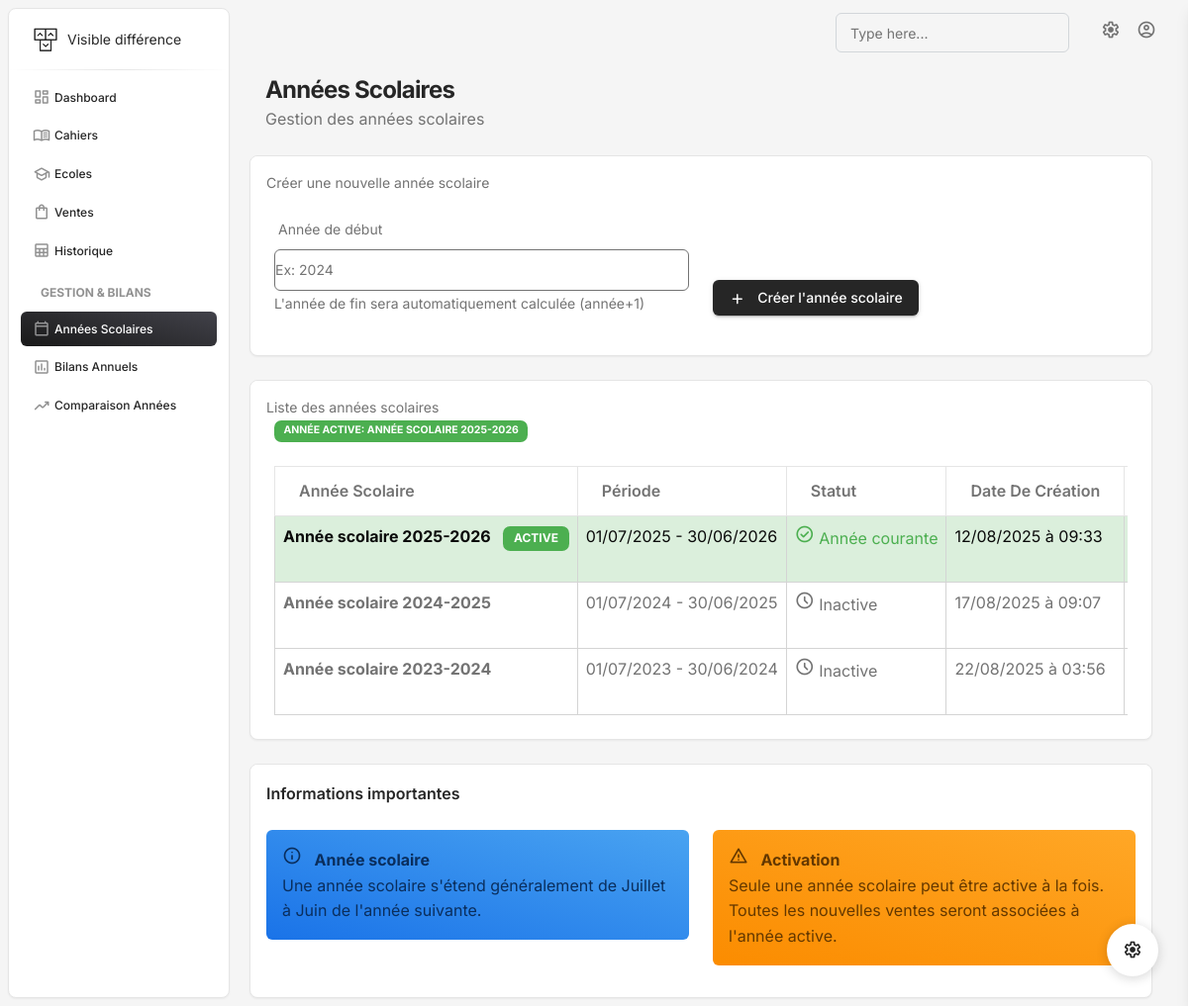
The page /annees-scolaires/ on the database its author committed.
### gestion/models.py (models this page shows, shortened)
class AnneeScolaire(models.Model):
    id = models.UUIDField(primary_key=True, default=uuid.uuid4, editable=False)
    annee_debut = models.IntegerField()
    annee_fin = models.IntegerField()
    date_debut = models.DateField()
    date_fin = models.DateField()
    est_active = models.BooleanField(default=False)
    created_at = models.DateTimeField(auto_now_add=True)
    class Meta:
        ordering = ['-annee_debut']
        unique_together = ['annee_debut', 'annee_fin']
    @property
    def libelle(self):
        return f"Année scolaire {self.annee_debut}-{self.annee_fin}"
    @classmethod
    def get_annee_courante(cls):
        return cls.objects.filter(est_active=True).first()

### gestion/Views/year.py (the view)
# urls.py: path('annees-scolaires/', gestion_annees_scolaires, name='annees_scolaires'),
def gestion_annees_scolaires(request):
    annees = AnneeScolaire.objects.all()
    annee_courante = AnneeScolaire.get_annee_courante()
    context = {
        'annees': annees,
        'annee_courante': annee_courante,
    }
    return render(request, 'annees_scolaires.html', context)

### gestion/templates/annees_scolaires.html (shortened to what this page needs)
{% extends "base.html" %}
{% block content %}
{% load static %}
<div class="container-fluid py-2">
  <div class="row">
    <div class="ms-3">
      <h3 class="mb-0 h4 font-weight-bolder">Années Scolaires</h3>
      <p class="mb-4">Gestion des années scolaires</p>
    </div>
    <div class="row mb-4">
      <div class="col-lg-12">
        <div class="card">
          <div class="card-header pb-0">
            <div class="row">
              <div class="col-lg-6 col-7">
                <p class="text-sm mb-0">Créer une nouvelle année scolaire</p>
              </div>
            </div>
          </div>
          <div class="card-body p-4">
            <form method="POST" action="{% url 'creer_annee_scolaire' %}">
              <div class="row">
                <div class="col-md-6">
                  <div class="mb-3">
                    <label for="annee_debut" class="form-label">Année de début</label>
                    <input type="number" class="form-control border border-secondary"
                           name="annee_debut" min="2020" max="2040"
                           placeholder="Ex: 2024" required />
                    <small class="form-text text-muted">
                      L'année de fin sera automatiquement calculée (année+1)
                    </small>
                  </div>
                </div>
                <div class="col-md-6 d-flex align-items-end">
                  <button type="submit" class="btn btn-dark">
                    <i class="material-symbols-rounded me-2">add</i>
                    Créer l'année scolaire
                  </button>
                </div>
              </div>
            </form>
          </div>
        </div>
      </div>
    </div>
    <div class="row mb-4">
      <div class="col-lg-12">
        <div class="card">
          <div class="card-header pb-0">
            <div class="row">
              <div class="col-lg-6 col-7">
                <p class="text-sm mb-0">
                  <span>Liste des années scolaires</span>
                  {% if annee_courante %}
                    <span class="badge bg-success ms-2">Année active: {{ annee_courante.libelle }}</span>
                  {% endif %}
                </p>
              </div>
            </div>
          </div>
          <div class="card-body p-4 pb-2">
            <div class="table-responsive">
              <table class="table table-bordered">
                <thead>
                  <tr>
                    <th scope="col">Année Scolaire</th>
                    <th scope="col">Période</th>
                    <th scope="col">Statut</th>
                    <th scope="col">Date de création</th>
                    <th scope="col">Actions</th>
                  </tr>
                </thead>
                <tbody>
                  {% for annee in annees %}
                  <tr {% if annee.est_active %}class="table-success"{% endif %}>
                    <td class="border">
                      <strong>{{ annee.libelle }}</strong>
                      {% if annee.est_active %}
                        <span class="badge bg-success ms-2">ACTIVE</span>
                      {% endif %}
                    </td>
                    <td class="border">
                      {{ annee.date_debut|date:"d/m/Y" }} - {{ annee.date_fin|date:"d/m/Y" }}
                    </td>
                    <td class="border">
                      {% if annee.est_active %}
                        <span class="text-success">
                          <i class="material-symbols-rounded">check_circle</i>
                          Année courante
                        </span>
                      {% else %}
                        <span class="text-muted">
                          <i class="material-symbols-rounded">schedule</i>
                          Inactive
                        </span>
                      {% endif %}
                    </td>
                    <td class="border">{{ annee.created_at|date:"d/m/Y à H:i" }}</td>
                    <td class="border">
                    </td>
                  </tr>
                  {% empty %}
                  <tr>
                    <td colspan="5" class="text-center">
                      Aucune année scolaire créée.
                    </td>
                  </tr>
                  {% endfor %}
                </tbody>
              </table>
            </div>
          </div>
        </div>
      </div>
    </div>
    <div class="row">
      <div class="col-lg-12">
        <div class="card">
          <div class="card-header pb-0">
            <h6>Informations importantes</h6>
          </div>
          <div class="card-body">
            <div class="row">
              <div class="col-md-6">
                <div class="alert alert-info">
                  <i class="material-symbols-rounded me-2">info</i>
                  <strong>Année scolaire</strong><br>
                  Une année scolaire s'étend généralement de Juillet à Juin de l'année suivante.
                </div>
              </div>
              <div class="col-md-6">
                <div class="alert alert-warning">
                  <i class="material-symbols-rounded me-2">warning</i>
                  <strong>Activation</strong><br>
                  Seule une année scolaire peut être active à la fois. Toutes les nouvelles ventes seront associées à l'année active.
                </div>
              </div>
            </div>
          </div>
        </div>
      </div>
    </div>
  </div>
</div>
{% endblock %}

### rows shown on the page
AnneeScolaire: libelle "ANNÉE SCOLAIRE 2025-2026", libelle "Année scolaire 2025-2026", est_active "ACTIVE", date_debut "01/07/2025", date_fin "30/06/2026", created_at "12/08/2025 à 09:33"
AnneeScolaire: libelle "Année scolaire 2024-2025", date_debut "01/07/2024", date_fin "30/06/2025", est_active False (drawn), created_at "17/08/2025 à 09:07"
AnneeScolaire: libelle "Année scolaire 2023-2024", date_debut "01/07/2023", date_fin "30/06/2024", est_active False (drawn), created_at "22/08/2025 à 03:56"
